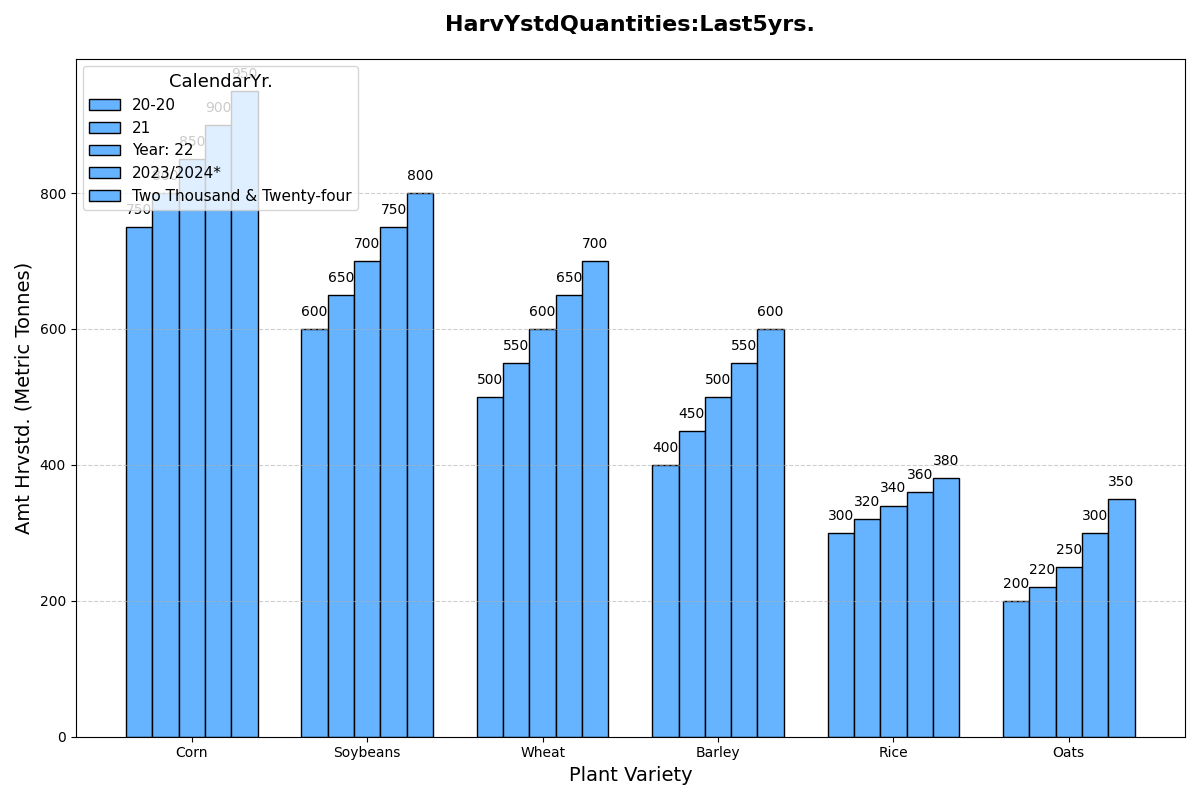

Recreate this plot in Python.
import matplotlib.pyplot as plt
import numpy as np

crop_types = ['Oats', 'Barley', 'Corn', 'Rice', 'Soybeans', 'Wheat']
quantities_2020 = [200, 400, 750, 300, 600, 500]
quantities_2021 = [220, 450, 800, 320, 650, 550]
quantities_2022 = [250, 500, 850, 340, 700, 600]
quantities_2023 = [300, 550, 900, 360, 750, 650]
quantities_2024 = [350, 600, 950, 380, 800, 700]

sorted_indices = np.argsort(quantities_2024)[::-1]
sorted_crop_types = [crop_types[i] for i in sorted_indices]
sorted_quantities_2020 = [quantities_2020[i] for i in sorted_indices]
sorted_quantities_2021 = [quantities_2021[i] for i in sorted_indices]
sorted_quantities_2022 = [quantities_2022[i] for i in sorted_indices]
sorted_quantities_2023 = [quantities_2023[i] for i in sorted_indices]
sorted_quantities_2024 = [quantities_2024[i] for i in sorted_indices]

fig, ax = plt.subplots(figsize=(12, 8))
width = 0.15

bar_positions = np.arange(len(sorted_crop_types))

color = '#66b3ff'

bars_2020 = ax.bar(bar_positions - 2*width, sorted_quantities_2020, width=width, label='20-20', color=color, edgecolor='black')
bars_2021 = ax.bar(bar_positions - width, sorted_quantities_2021, width=width, label='21', color=color, edgecolor='black')
bars_2022 = ax.bar(bar_positions, sorted_quantities_2022, width=width, label='Year: 22', color=color, edgecolor='black')
bars_2023 = ax.bar(bar_positions + width, sorted_quantities_2023, width=width, label='2023/2024*', color=color, edgecolor='black')
bars_2024 = ax.bar(bar_positions + 2*width, sorted_quantities_2024, width=width, label='Two Thousand & Twenty-four', color=color, edgecolor='black')

def add_value_labels(bars):
    for bar in bars:
        yval = bar.get_height()
        ax.text(bar.get_x() + bar.get_width()/2, yval + 15, f'{yval}', ha='center', va='bottom')

add_value_labels(bars_2020)
add_value_labels(bars_2021)
add_value_labels(bars_2022)
add_value_labels(bars_2023)
add_value_labels(bars_2024)

ax.set_title('HarvYstdQuantities:Last5yrs.', fontsize=16, fontweight='bold', pad=20)
ax.set_xlabel('Plant Variety', fontsize=14)
ax.set_ylabel('Amt Hrvstd. (Metric Tonnes)', fontsize=14)
ax.set_xticks(bar_positions)
ax.set_xticklabels(sorted_crop_types)

ax.grid(True, linestyle='--', alpha=0.6, axis='y')
ax.legend(title='CalendarYr.', title_fontsize='13', fontsize='11', loc='upper left', frameon=True)

plt.tight_layout()
plt.show()
